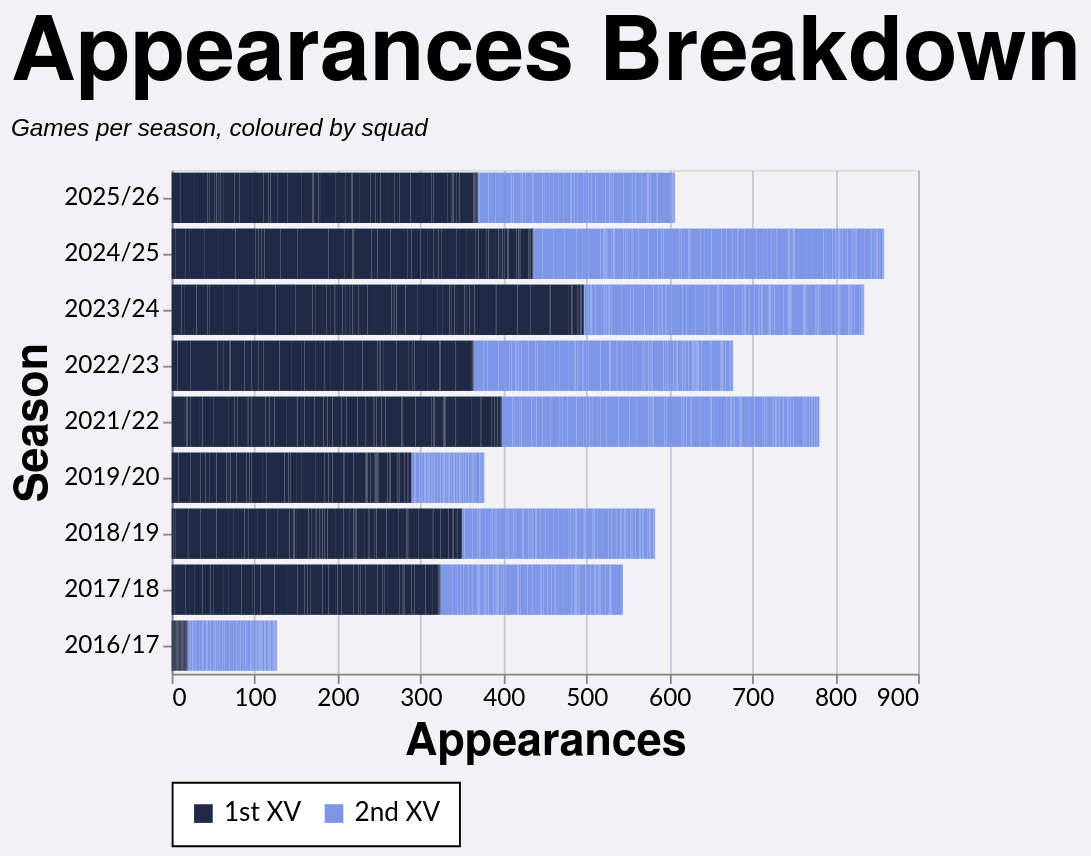

The specification (Vega-Lite) saved for this image:
### Vega-Lite specification from a JSON file in a GitHub repository (floating-point values rounded to 4 significant figures; data arrays with more than 128 entries replaced by an {"elided": "..."} marker saying what was removed)
{"config": {"axis": {"labelFont": "Lato, sans-serif", "titleFont": "PT Sans Narrow, Helvetica Neue, Helvetica, Arial, sans-serif", "labelFontSize": 13, "titleFontSize": 24, "gridColor": "#202947", "gridOpacity": 0.2}, "header": {"labelFont": "PT Sans Narrow, Helvetica Neue, Helvetica, Arial, sans-serif", "titleFont": "PT Sans Narrow, Helvetica Neue, Helvetica, Arial, sans-serif", "labelFontSize": 24, "titleFontSize": 28, "labelFontWeight": "bold", "orient": "left"}, "legend": {"labelFont": "Lato, sans-serif", "titleFont": "PT Sans Narrow, Helvetica Neue, Helvetica, Arial, sans-serif", "labelFontSize": 14, "titleFontSize": 16, "titlePadding": 5, "fillColor": "white", "strokeColor": "black", "padding": 10, "titleFontWeight": "lighter", "titleFontStyle": "italic", "titleColor": "gray", "offset": 10}, "title": {"font": "PT Sans Narrow, Helvetica Neue, Helvetica, Arial, sans-serif", "fontSize": 48, "fontWeight": "bold", "anchor": "start", "align": "center", "titlePadding": 20, "subtitlePadding": 10, "subtitleFontSize": 13, "subtitleColor": "", "subtitleFontStyle": "italic", "offset": 15, "color": "black"}, "axisX": {"labelAngle": 0}, "facet": {"title": null, "header": null, "align": {"row": "each", "column": "each"}}, "resolve": {"scale": {"y": "independent", "facet": "independent"}}, "background": "#f2f1f4"}, "data": {"name": "data-c2b7f08d29fe931af488347171682dfe"}, "mark": {"type": "bar"}, "encoding": {"color": {"field": "color_value", "legend": {"orient": "bottom", "title": null}, "scale": {"range": ["#202946", "#7d96e8", "#99151520"]}, "sort": ["1st XV", "2nd XV", "Unknown"], "type": "nominal"}, "tooltip": [{"field": "player", "title": "Player", "type": "nominal"}, {"field": "season", "title": "Season", "type": "nominal"}, {"field": "color_value", "title": "Group", "type": "nominal"}, {"aggregate": "sum", "field": "apps", "title": "Appearances", "type": "quantitative"}], "x": {"aggregate": "sum", "field": "apps", "title": "Appearances", "type": "quantitative"}, "y": {"field": "season", "sort": {"field": "season_sort", "op": "max", "order": "descending"}, "title": "Season", "type": "nominal"}}, "height": {"step": 30}, "title": {"text": "Appearances Breakdown", "subtitle": "Games per season, coloured by squad"}, "width": 400, "$schema": "https://vega.github.io/schema/vega-lite/v5.20.1.json", "datasets": {"data-c2b7f08d29fe931af488347171682dfe": {"elided": "2518 records"}}}
